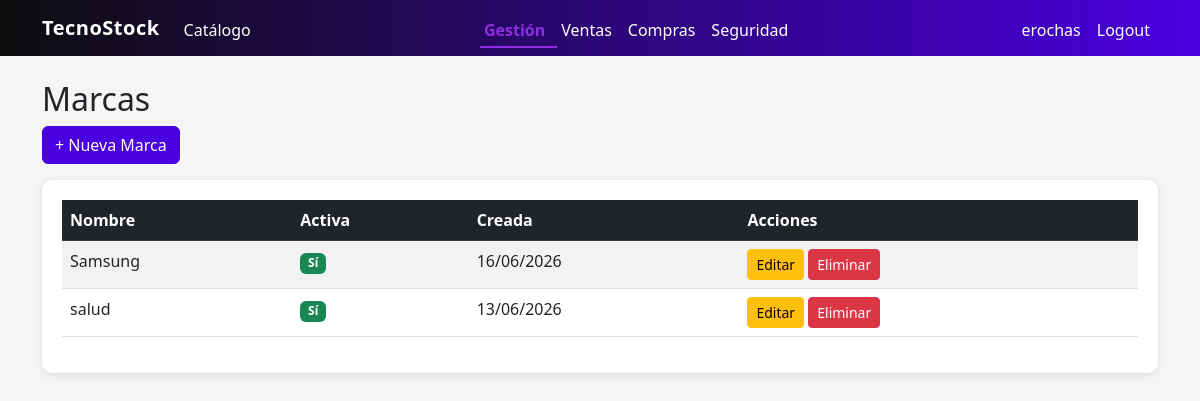
Screenshot of /brands/ (signed in) with the database file from the repository.
### billing/models.py (models this page shows, shortened)
class Brand(models.Model):
    name = models.CharField(max_length=100, unique=True, verbose_name='Brand Name')
    description = models.TextField(blank=True, null=True)
    is_active = models.BooleanField(default=True)
    created_at = models.DateTimeField(auto_now_add=True)
    updated_at = models.DateTimeField(auto_now=True)
    class Meta:
        verbose_name = 'Brand'
        verbose_name_plural = 'Brands'
        ordering = ['name']

### billing/views.py (the view)
# urls.py: path('brands/', views.brand_list, name='brand_list'),
@login_required
@audit_action('LIST_BRANDS')
def brand_list(request):
    brands = Brand.objects.all()
    return render(request, 'billing/brand_list.html', {'brands': brands})

### security/templatetags/security_tags.py (called while the page is built)
@register.filter(name='has_group')
def has_group(user, group_name):
    if not user.is_authenticated:
        return False
    if user.is_superuser:      # el superusuario ve todo
        return True
    return user.groups.filter(name=group_name).exists()

### shop/context_processors.py (called while the page is built)
def cart(request):
    items = request.session.get('cart', {})
    count = sum(item.get('quantity', 0) for item in items.values())
    return {'cart_items_count': count}

### billing/templates/billing/brand_list.html (shortened to what this page needs)
{% extends 'billing/base.html' %}
{% block content %}
<h2>Marcas</h2>
<a href="{% url 'billing:brand_create' %}" class="btn btn-primary mb-3">+ Nueva Marca</a>
<div class="table-container">
<table class="table table-striped table-hover">
  <thead class="table-dark">
    <tr><th>Nombre</th><th>Activa</th><th>Creada</th><th>Acciones</th></tr>
  </thead>
  <tbody>
    {% for brand in brands %}
    <tr>
      <td>{{ brand.name }}</td>
      <td>
        {% if brand.is_active %}
          <span class="badge bg-success">Sí</span>
        {% else %}
          <span class="badge bg-danger">No</span>
        {% endif %}
      </td>
      <td>{{ brand.created_at|date:"d/m/Y" }}</td>
      <td>
        <a href="{% url 'billing:brand_update' brand.pk %}" class="btn btn-sm btn-warning">Editar</a>
        <a href="{% url 'billing:brand_delete' brand.pk %}" class="btn btn-sm btn-danger">Eliminar</a>
      </td>
    </tr>
    {% empty %}
    <tr><td colspan="4" class="text-center">No se encontraron marcas.</td></tr>
    {% endfor %}
  </tbody>
</table>
</div>
{% endblock %}

### billing/templates/billing/base.html (shortened to what this page needs)
{% load security_tags %}
{% load static %}
<!DOCTYPE html>
<html lang="es">
<head>
  <link href="https://cdn.jsdelivr.net/npm/bootstrap@5.3.0/dist/css/bootstrap.min.css" rel="stylesheet">
  <link href="https://cdn.jsdelivr.net/npm/bootstrap-icons@1.11.3/font/bootstrap-icons.css" rel="stylesheet">
  <link href="{% static 'css/theme.css' %}" rel="stylesheet">
</head>
<body>
{% url 'shop:catalog' as catalog_url %}
{% url 'billing:brand_list' as brand_list_url %}
{% url 'billing:productgroup_list' as productgroup_list_url %}
{% url 'billing:supplier_list' as supplier_list_url %}
{% url 'billing:product_list' as product_list_url %}
{% url 'billing:customer_list' as customer_list_url %}
{% url 'billing:invoice_list' as invoice_list_url %}
{% url 'creditos_ventas:factura_list' as factura_list_url %}
{% url 'purchasing:purchase_list' as purchase_list_url %}
{% url 'creditos_compras:compra_list' as compra_list_url %}
{% url 'security:user_list' as user_list_url %}
{% url 'security:group_list' as group_list_url %}
{% url 'security:permission_list' as permission_list_url %}
<nav class="navbar navbar-expand-lg navbar-dark tecnostock-navbar">
  <div class="container">
    <a class="navbar-brand" href="{% url 'billing:home' %}">TecnoStock</a>
    <ul class="navbar-nav">
      <li class="nav-item"><a class="nav-link {% if request.path == catalog_url %}active{% endif %}" href="{{ catalog_url }}">Catálogo</a></li>
    </ul>
    <div class="collapse navbar-collapse" id="nav">
      <ul class="navbar-nav mx-auto">
        {% if user.is_authenticated %}
          {% if user|has_group:'Analista de Compras' or user|has_group:'Administrador' %}
          <li class="nav-item dropdown">
            <a class="nav-link dropdown-toggle {% if '/brands/' in request.path or '/groups/' in request.path or '/suppliers/' in request.path or '/products/' in request.path %}active{% endif %}" href="#" data-bs-toggle="dropdown">Gestión</a>
          </li>
          {% endif %}
          {% if user|has_group:'Vendedor' or user|has_group:'Administrador' %}
          <li class="nav-item dropdown">
            <a class="nav-link dropdown-toggle {% if '/customers/' in request.path or '/invoices/' in request.path or '/creditos-ventas/' in request.path %}active{% endif %}" href="#" data-bs-toggle="dropdown">Ventas</a>
          </li>
          {% endif %}
          {% if user|has_group:'Analista de Compras' or user|has_group:'Administrador' %}
          <li class="nav-item dropdown">
            <a class="nav-link dropdown-toggle {% if '/purchases/' in request.path or '/creditos-compras/' in request.path %}active{% endif %}" href="#" data-bs-toggle="dropdown">Compras</a>
          </li>
          {% endif %}
          {% if user|has_group:'Administrador' %}
          <li class="nav-item dropdown">
            <a class="nav-link dropdown-toggle {% if '/security/' in request.path %}active{% endif %}" href="#" data-bs-toggle="dropdown">Seguridad</a>
          </li>
          {% endif %}
        {% endif %}
      </ul>
      <ul class="navbar-nav align-items-lg-center">
        {% if user.is_authenticated %}
        <li class="nav-item"><span class="nav-link text-light">{{ user.username }}</span></li>
        <li class="nav-item"><form method="post" action="{% url 'logout' %}" class="d-inline">
    <button type="submit" class="nav-link btn btn-link text-light"
            style="text-decoration:none;">Logout</button>
</form></li>
        {% else %}
        <li class="nav-item"><a class="nav-link" href="{% url 'login' %}">Login</a></li>
        <li class="nav-item"><a class="nav-link" href="{% url 'security:register' %}">Sign Up</a></li>
        {% endif %}
      </ul>
    </div>
  </div>
</nav>
<div class="container mt-4">
  {% block content %}{% endblock %}
</div>
</body>
</html>

### static/css/theme.css (style rules this page uses)
:root { --primary: #4A00E0; --secondary: #8E2DE2; --dark: #0D0D0D; --gray: #2D2D2D; --gray-light: #F5F5F5; --white: #FFFFFF; --accent: #7B2FFF; --primary-dark: #350099; }
body { background-color: var(--gray-light); }
* { outline: none !important; }
.tecnostock-navbar { background: linear-gradient(90deg, var(--dark) 0%, var(--primary) 100%); }
.navbar .dropdown-toggle::after { border: none !important; }
.tecnostock-navbar .navbar-brand { color: var(--white); font-weight: 700; letter-spacing: .5px; transition: color .25s ease; }
.tecnostock-navbar .nav-link { color: var(--white) !important; position: relative; padding-bottom: 4px; transition: color .25s ease; }
.tecnostock-navbar .nav-link::after { content: ''; position: absolute; left: 0; bottom: -2px; width: 0; height: 2px; background-color: var(--secondary); transition: width .3s ease; }
.tecnostock-navbar .nav-link:hover::after, .tecnostock-navbar .nav-link.active::after { width: 100%; }
.tecnostock-navbar .nav-link.active { color: var(--secondary) !important; font-weight: 600; }
.btn-primary { background-color: var(--primary); border-color: var(--primary); transition: background-color .25s ease, border-color .25s ease, transform .15s ease; }
.table thead.table-dark, .card-header.bg-dark { background-color: var(--gray) !important; }
.table-container { background: white; border-radius: 10px; box-shadow: 0 2px 8px rgba(0, 0, 0, 0.1); padding: 20px; margin-bottom: 20px; }

### rows the page displays
Brand: name "Samsung", is_active "Sí", created_at "16/06/2026"
Brand: name "salud", is_active "Sí", created_at "13/06/2026"

### other values shown
{{ user.username }} "erochas"
